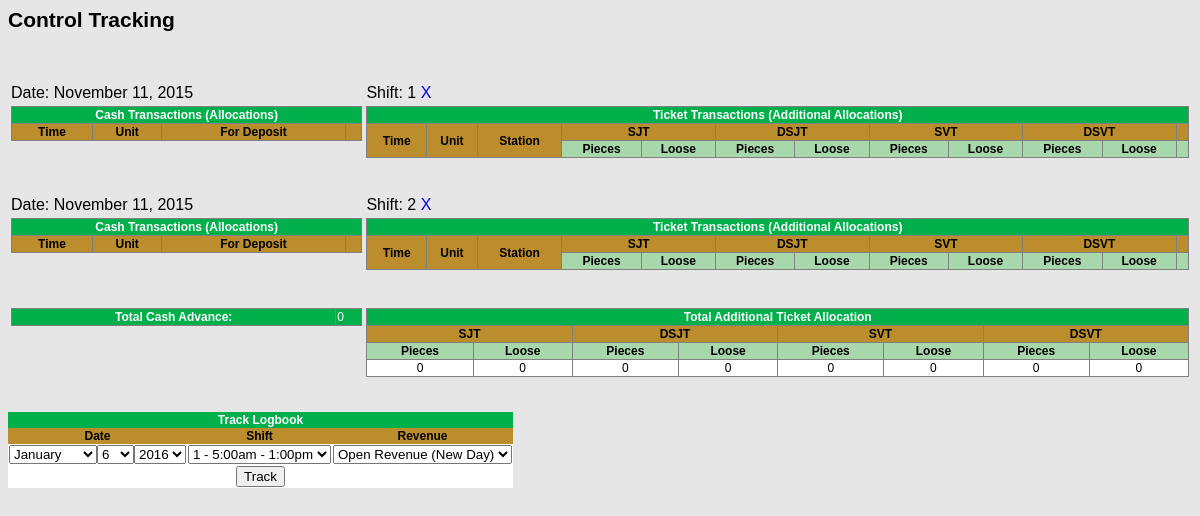
The page /control_tracking.php?control_track=2 on the database its author committed.
### tables this page shows
CREATE TABLE IF NOT EXISTS `logbook` (
  `id` int(10) unsigned NOT NULL AUTO_INCREMENT,
  `station` varchar(45) DEFAULT NULL,
  `cash_assistant` text,
  `date` datetime NOT NULL,
  `shift` varchar(45) DEFAULT NULL,
  `initial_cash` varchar(45) DEFAULT NULL,
  `revenue` varchar(45) DEFAULT NULL,
  PRIMARY KEY (`id`),
  KEY `date` (`date`)
);

### control_tracking.php (the view, shortened to what this page needs)
<?php
$db=retrieveDb();
?>
<link rel="stylesheet" type="text/css" href="layout/control slip.css">
<?php
if($_GET['control_track']){
	$station_id=$_SESSION['station'];
	$control_id=$_GET['control_track'];
	$controlSQL="select * from control_slip where id='".$control_id."' limit 1";
	$controlRS=$db->query($controlSQL);
	$trackingSQL="select * from control_tracking where control_id='".$control_id."'";
	$trackingRS=$db->query($trackingSQL);
	$trackingNM=$trackingRS->num_rows;
	echo "<h2>Control Tracking</h2>";
	$cash_advance=0;
	$allocation['sjt']=0;
	$allocation['sjd']=0;
	$allocation['svt']=0;
	$allocation['svd']=0;
	$allocation_loose['sjt']=0;
	$allocation_loose['sjd']=0;
	$allocation_loose['svt']=0;
	$allocation_loose['svd']=0;
	for($i=0;$i<$trackingNM;$i++){
		$trackingRow=$trackingRS->fetch_assoc();
		$logSQL="select * from logbook where id='".$trackingRow['log_id']."' limit 1";
		$logRS=$db->query($logSQL);
		$logRow=$logRS->fetch_assoc();
		$shift=$logRow['shift'];
		$log_date=date("F d, Y",strtotime($logRow['date']));
		echo "<table width=100%>";
		echo "<tr>";
		echo "<td>Date: ";
		echo $log_date;
		echo "</td>";
		echo "<td>Shift: ";
		echo $shift;
		echo " <a href='#' style='text-decoration:none' onclick=\"removeLogbook('".$control_id."','".$logRow['id']."')\" >X</a>";
		echo "</td>";
		echo "</tr>";
		echo "<tr>";
		echo "<td width=30% valign=top>";
			echo "<table border=1px width=100% class='controlTable'>";
			echo "<tr class='header'>";
			echo "<th colspan=4>Cash Transactions (Allocations)</th>";
			echo "</tr>";
			echo "<tr class='subheader'>";
			echo "<th>Time</th>";
			echo "<th>Unit</th>";
			echo "<th>For Deposit</th>";
			echo "<th>&nbsp;</th>";
			echo "</tr>";
			echo "</table>";
		echo "</td>";
		echo "<td width=70% valign=top>";
			echo "<table border=1px width=100% class='controlTable'>";
			echo "<tr class='header'>";
			echo "<th colspan=12>Ticket Transactions (Additional Allocations)</th>";
			echo "</tr>";
			echo "<tr class='subheader'>";
			echo "<th rowspan=2>Time</th>";
			echo "<th rowspan=2>Unit</th>";
			echo "<th rowspan=2>Station</th>";
			echo "<th colspan=2>SJT</th>";
			echo "<th colspan=2>DSJT</th>";
			echo "<th colspan=2>SVT</th>";
			echo "<th colspan=2>DSVT</th>";
			echo "<th>&nbsp;</th>";
			echo "</tr>";
			echo "<tr class='category'>";
			for($m=0;$m<4;$m++){
				echo "<th>Pieces</th>";
				echo "<th>Loose</th>";
			}
			echo "<th>&nbsp;</th>";
			echo "</tr>";
			echo "</table>";
		echo "</td>";
		echo "</tr>";
		echo "</table>";
	}
		echo "<table width=100%>";
		echo "<tr>";
		echo "<td width=30% valign=top>";
			echo "<table border=1px width=100% class='controlTable'>";
			echo "<tr class='header'>";
			echo "<th><b>Total Cash Advance:</b></th>";
			echo "<td>".$cash_advance."</td>";
			echo "</tr>";
			echo "</table>";
		echo "</td>";
		echo "<td width=70% valign=top>";
			echo "<table border=1px width=100% class='controlTable'>";
			echo "<tr class='header'>";
			echo "<th colspan=8><b>Total Additional Ticket Allocation</b></th>";
			echo "</tr>";
			echo "<tr class='subheader'>";
			echo "<th colspan=2>SJT</th>";
			echo "<th colspan=2>DSJT</th>";
			echo "<th colspan=2>SVT</th>";
			echo "<th colspan=2>DSVT</th>";
			echo "</tr>";
			echo "<tr class='category'>";
			for($m=0;$m<4;$m++){
				echo "<th>Pieces</th>";
				echo "<th>Loose</th>";
			}
			echo "</tr>";
			echo "<tr class='grid'>";
			echo "<td align=center>".$allocation['sjt']."</td>";
			echo "<td align=center>".$allocation_loose['sjt']."</td>";
			echo "<td align=center>".$allocation['sjd']."</td>";
			echo "<td align=center>".$allocation_loose['sjd']."</td>";
			echo "<td align=center>".$allocation['svt']."</td>";
			echo "<td align=center>".$allocation_loose['svt']."</td>";
			echo "<td align=center>".$allocation['svd']."</td>";
			echo "<td align=center>".$allocation_loose['svd']."</td>";
			echo "</tr>";
			echo "</table>";
		echo "</td>";
		echo "</tr>";
		echo "</table>";
		echo "<table class='controlTable'>";
		echo "<tr class='header'>";
		echo "<th colspan=3>Track Logbook</th>";
		echo "</tr>";
		echo "<tr class='subheader'><th>Date</th><th>Shift</th><th>Revenue</th></tr>";
		echo "<tr class='grid'><td>";
		echo "<select name='month' id='month'>";
		$mm=date("m");
		$yy=date("Y");
		$dd=date("d");
		for($i=1;$i<13;$i++){
			echo "<option value='".$i."'";
			if($i==$mm){ echo " selected "; }
			echo ">";
			echo date("F",strtotime(date("Y")."-".$i."-01"));
			echo "</option>";
		}
		echo "</select>";
		echo "<select name='day' id='day'>";
		for($i=1;$i<=31;$i++){
			echo "<option value='".$i."'";
			if($i==$dd){ echo " selected "; }
			echo ">".$i."</option>";
		}
		echo "</select>";
		echo "<select name='year' id='year'>";
		$dateRecent=date("Y")*1+16;
		for($i=1999;$i<=$dateRecent;$i++){
			echo "<option value='".$i."'";
			if($i==$yy){ echo " selected "; }
			echo ">".$i."</option>";
		}
		echo "</select>";
		echo "</td>";
		echo "<td>";
		echo "<select name='shift' id='shift'>";
		echo "<option value='1'>1 - 5:00am - 1:00pm</option>";
		echo "</select>";
		echo "</td>";
		echo "<td>";
		echo "<select name='revenue' id='revenue'>";
		echo "<option value='open'>Open Revenue (New Day)</option>";
		echo "</select>";
		echo "</td>";
		echo "</tr>";
		echo "<tr class='subcategory'><th colspan=3><input type='button' value='Track' onclick=\"trackLog('".$station_id."','".$control_id."')\"></th></tr>";
		echo "</table>";
}
?>

### layout/control slip.css (style rules this page uses)
.controlTable, .controlTable2 { border-collapse: collapse; font-size:12; }
.header { background-color: rgb(1,176,75); color:white; }
.subheader { background-color: rgb(188,141,45); color:black; }
.category { background-color: rgb(168,215,171); color:black; }
.controlTable tr:nth-child(2n+4) { background-color:white; color:black; }
.grid { background-color:white; color:black; }

### rows shown on the page
logbook: date "November 11, 2015", shift "1"
logbook: date "November 11, 2015", shift "2"

### other values the page prints
$cash_advance "0"
$allocation['sjt'] "0"
$allocation_loose['sjt'] "0"
$allocation['sjd'] "0"
$allocation_loose['sjd'] "0"
$allocation['svt'] "0"
$allocation_loose['svt'] "0"
$allocation['svd'] "0"
$allocation_loose['svd'] "0"
form field month "January"
form field day "6"
form field year "2016"
